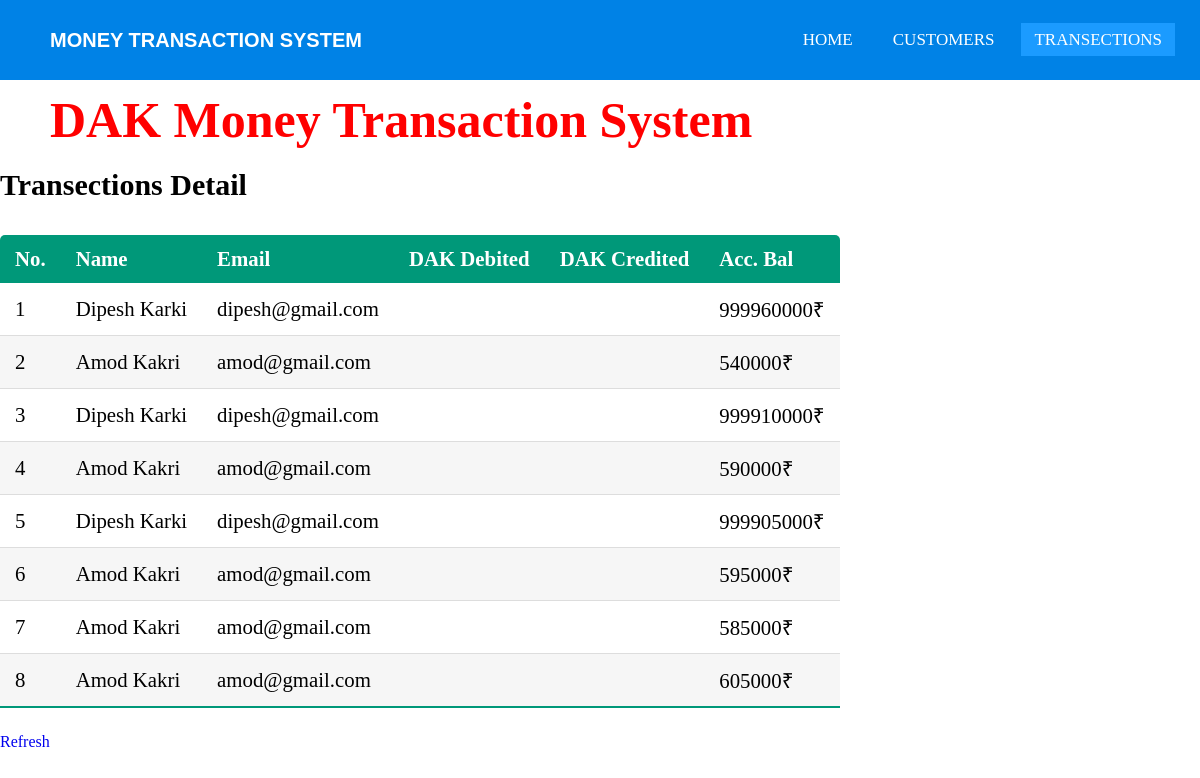
Page /trans/ on the committed database.
### profiles/models.py (models this page shows)
class transectiondetail(models.Model):
    name = models.CharField(max_length=30)
    email = models.EmailField(max_length=30)
    deb_amt = models.IntegerField()
    cr_amt = models.IntegerField()
    ac_bal = models.IntegerField()
    class Meta:
        db_table='trans'

### profiles/views.py (the view)
# urls.py: path(r'trans/',views.trans,name='trans'),
def trans(request):
    trans = transectiondetail.objects.all()
    return render(request, 'profiles/trans.html', {'trans': trans})

### profiles/templates/profiles/trans.html (shortened to what this page needs)
{% load static %}
<!DOCTYPE html>
<html lang="en">
<head>
	<link rel="stylesheet" href="https://cdnjs.cloudflare.com/ajax/libs/font-awesome/4.7.0/css/font-awesome.min.css">
</head>
<body>
	<nav>
		<label class="logo">Money Transaction System</label>
		<ul>
			<li><a  href="{% url 'profiles:dashboard' %}">Home</a></li>
			<li><a href="/customers/">Customers</a></li>
			<li><a class="active" href="/trans/">Transections</a></li>
		</ul>
	</nav>
	<section>
        <marquee>
		<label class="heading">DAK Money Transaction System</label><br>
        </marquee>
		<label class="t1">Transections Detail</label>
		<table class="table1">
			<thead>
				<tr>
					<th>No.</th>
					<th>Name</th>
					<th>Email</th>
					<th>DAK Debited</th>
					<th>DAK Credited</th>
					<th>Acc. Bal</th>
				</tr>
			</thead>
			<body>
				{% for i in trans %}
				<tr>
					<td>{{i.id}}</td>
					<td>{{i.name}}</td>
					<td>{{i.email}}</td>
					<td>{{i.deb_DAK}}</td>
					<td>{{i.cr_DAK}}</td>
					<td>{{i.ac_bal}}₹</td>
				</tr>
				{% endfor %}
			</body>
		</table>
		<label id="Refresh"><a href="/trans/">Refresh</a></label>
	</section>
</body>
</html>

### profiles/templates/profiles/trans.html (style rules this page uses)
* { padding: 0; margin: 0; text-decoration: none; box-sizing: border-box; }
body { font-family: montserrat; }
nav { background: #0082e6; height: 80px; width: 100%; }
label.logo { font-family: sans-serif ,Arial, Helvetica; color: white; font-size: 20px; line-height: 80px; padding: 0 50px; font-weight: bold; text-transform: uppercase; }
nav ul { float: right; margin-right: 20px; }
nav ul li { display: inline-block; line-height: 80px; margin: 0 5px; }
nav ul li a { color: white; font-size: 17px; padding: 7px 13px; border: 3px; text-transform: uppercase; }
a.active,a:hover { background: #1b9bff; transition: .5s; }
.heading { color: red; font-size: 50px; line-height: 80px; padding: 0 50px; font-weight: bold; }
.t1 { color: black; font-size: 30px; line-height: 50px; font-weight: bold; }
.table1 { border-collapse: collapse; margin: 25px 0; font-size: 1.3em; min-width: 800px; border-radius: 5px 5px 0 0; overflow: hidden; box-shadow: 0 0 20px rbga(0, 0, 0, 0.15); }
.table1 thead tr { background-color: #009879; color: white; text-align: left; font-weight: bold; }
.table1 th, .table1 td { padding: 12px 15px; }
.table1 tbody tr { border-bottom: 1px solid #dddddd; }
.table1 tbody tr:nth-of-type(even) { background-color: #f3f3f3b6; }
.table1 tbody tr:last-of-type { border-bottom: 2px solid #009879; }

### rows in the picture
transectiondetail: id "1", name "Dipesh Karki", email "dipesh@gmail.com", ac_bal "999960000"
transectiondetail: id "2", name "Amod Kakri", email "amod@gmail.com", ac_bal "540000"
transectiondetail: id "3", name "Dipesh Karki", email "dipesh@gmail.com", ac_bal "999910000"
transectiondetail: id "4", name "Amod Kakri", email "amod@gmail.com", ac_bal "590000"
transectiondetail: id "5", name "Dipesh Karki", email "dipesh@gmail.com", ac_bal "999905000"
transectiondetail: id "6", name "Amod Kakri", email "amod@gmail.com", ac_bal "595000"
transectiondetail: id "7", name "Amod Kakri", email "amod@gmail.com", ac_bal "585000"
transectiondetail: id "8", name "Amod Kakri", email "amod@gmail.com", ac_bal "605000"
